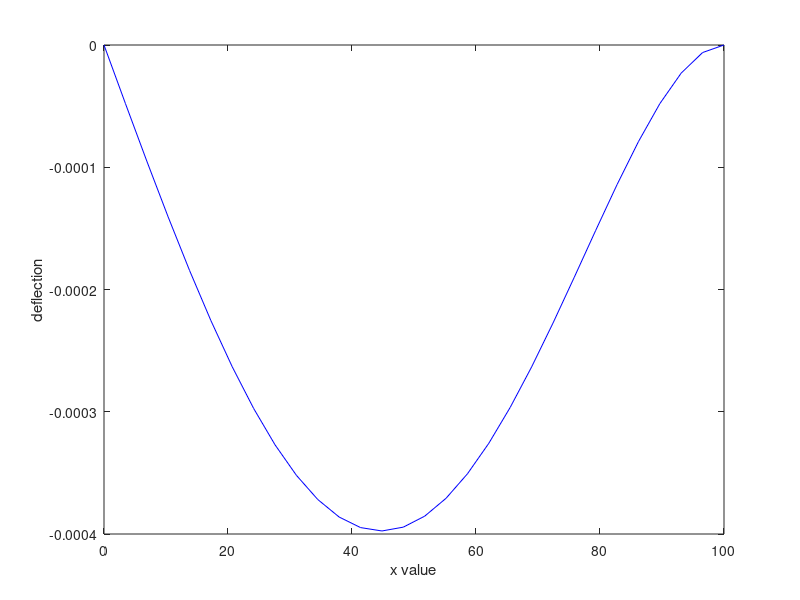

Write MATLAB code to recreate this figure.
% Name: Andrew Pang
% Date: 22 MAR 2019
% Task 4 : Uniform Beam

%chosen units : cm for length, kN for force
%variables
L = 100;
E = 50000;
I = 30000;
wo = 2.5;

%form row vector x using linspace
x = linspace(0,L,30);

%calculates y for each value of z
y = (wo/(120*E*I*L))*(((x.^5)*-1)+(2*(L^2)*(x.^3))-((L^4)*x));

%plots y against x
plot(x,y,'b-');

%adds labels to graph
xlabel('x value');
ylabel('deflection');

%finds the maximum value and its positions in matrix y
[miny , miny_pos] = min(y);

%outputs the max value of y and its location x
maxy = abs(miny)
maxx = x(miny_pos)

